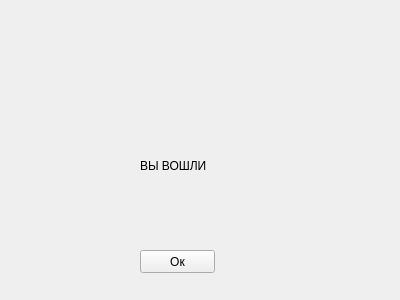
<?xml version="1.0" encoding="UTF-8"?>
<ui version="4.0">
 <class>Form</class>
 <widget class="QWidget" name="Form">
  <property name="geometry">
   <rect>
    <x>0</x>
    <y>0</y>
    <width>400</width>
    <height>300</height>
   </rect>
  </property>
  <property name="windowTitle">
   <string>Form</string>
  </property>
  <widget class="QLabel" name="label">
   <property name="geometry">
    <rect>
     <x>140</x>
     <y>150</y>
     <width>161</width>
     <height>31</height>
    </rect>
   </property>
   <property name="text">
    <string>ВЫ ВОШЛИ</string>
   </property>
  </widget>
  <widget class="QPushButton" name="btn">
   <property name="geometry">
    <rect>
     <x>140</x>
     <y>250</y>
     <width>75</width>
     <height>23</height>
    </rect>
   </property>
   <property name="text">
    <string>Ок</string>
   </property>
  </widget>
 </widget>
 <resources/>
 <connections/>
</ui>
